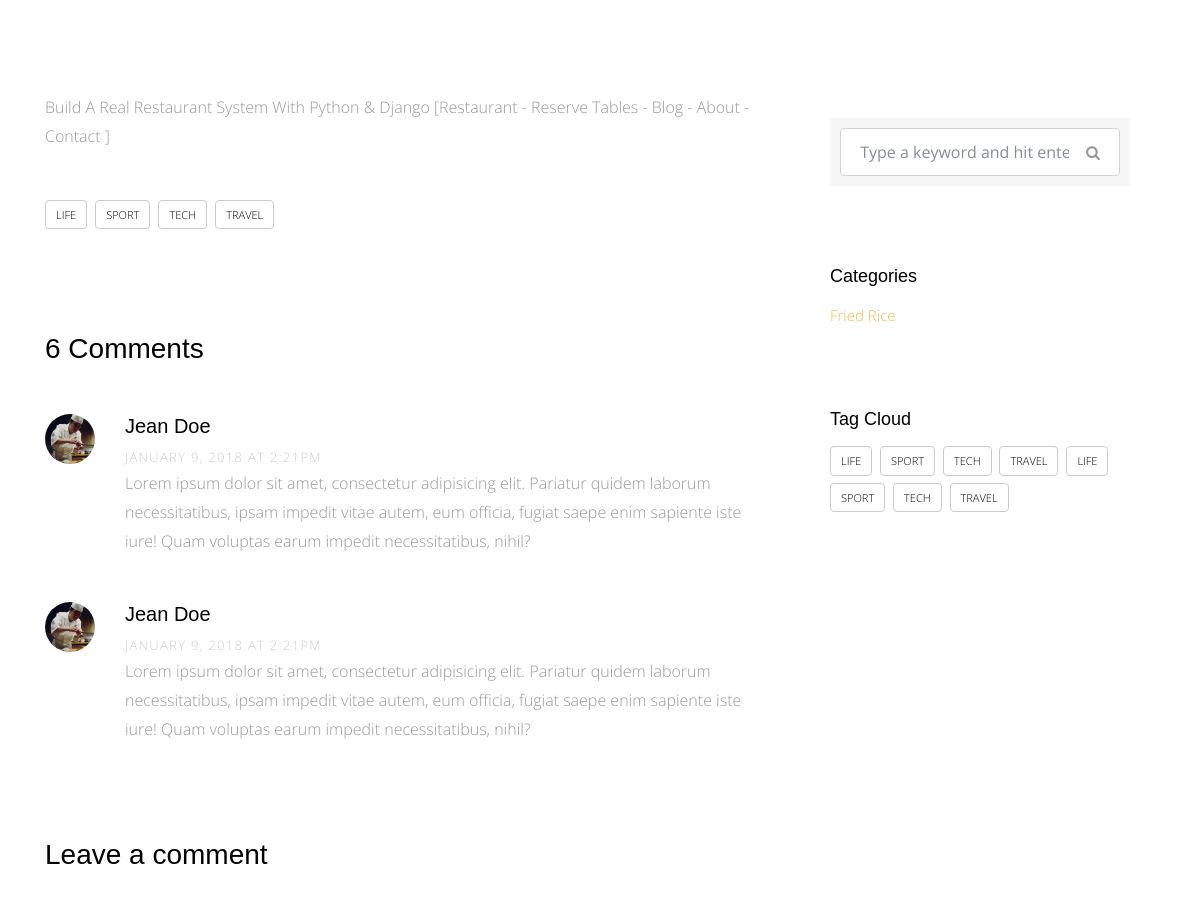
Before: /blog/1 (middle part) with the older database file.
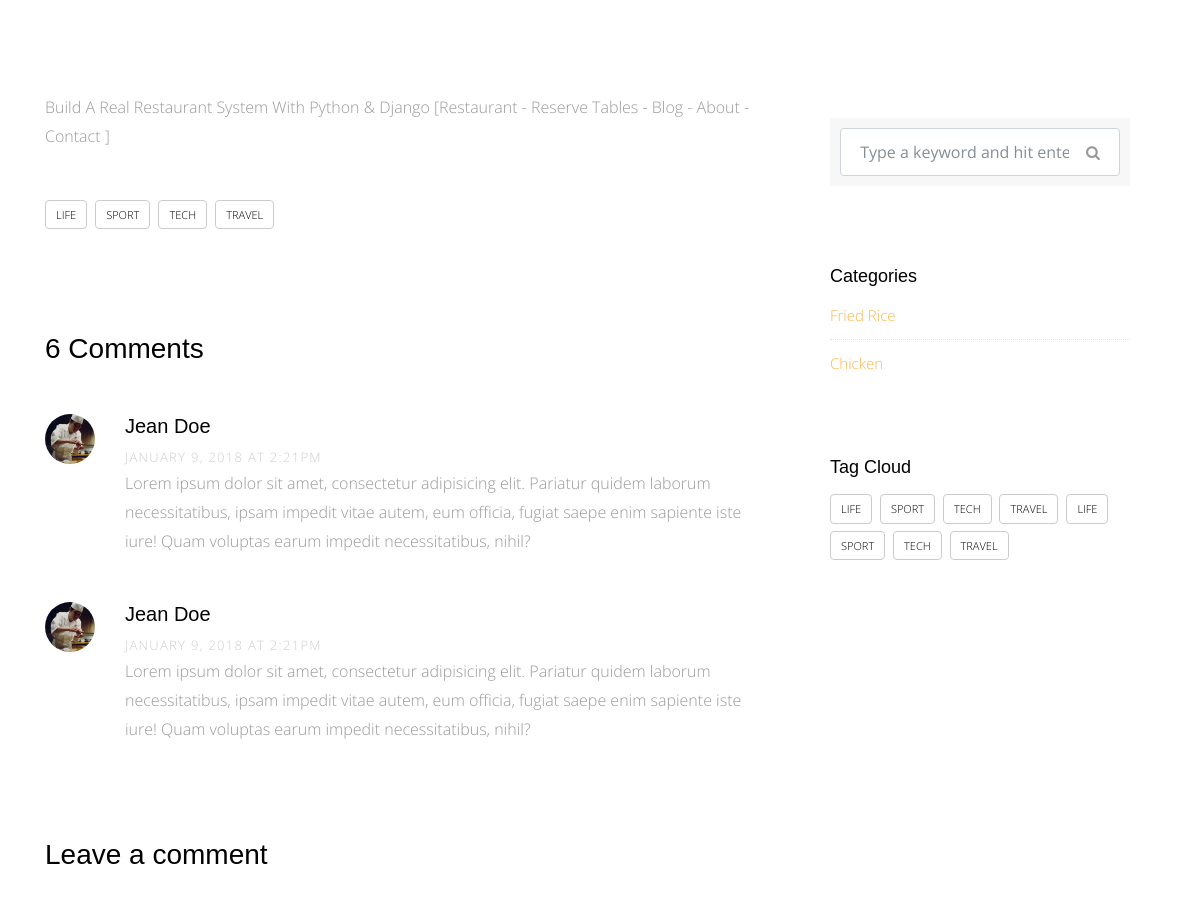
After: the same page with the newer database file.
### blog/models.py (models this page shows)
class Post(models.Model):
    title = models.CharField(max_length=155)
    content = models.TextField()
    author = models.ForeignKey(User, on_delete=models.CASCADE)
    image = models.ImageField(upload_to='blog/', blank=True, null=True)
    category = models.ForeignKey('Category', null=True, on_delete=models.SET_NULL)
    created  = models.DateTimeField(default=timezone.now)
    tags = TaggableManager(blank=True)
    class Meta:
        verbose_name = ' post'
        verbose_name_plural = 'posts'
    def __str__(self):
        return self.title

class Category(models.Model):
    category_name = models.CharField(max_length=150)
    class Meta:
        verbose_name = ' category'
        verbose_name_plural = 'catogires'
    def __str__(self):
        return self.category_name

### blog/views.py (the view)
# urls.py: path('<int:id>', views.post_detail, name='post_detail'),
def post_detail(request, id):
    post_detail = Post.objects.get(id=id)
    categories = Category.objects.all()
    return render(request, 'post/post_detail.html', {'post_detail':post_detail, 'categories':categories})

### blog/templates/post/post_detail.html (shortened to what this page needs)
{% extends 'base.html' %}
{% load static %}
{% block content %}
    <div class="main-wrap">
        <div class="section">
            <div class="container">
            <div class="row">
                <div class="col-md-8">
                <p>{{ post_detail.content }}</p>
                <div class="tag-widget post-tag-container mb-5 mt-5">
                    <div class="tagcloud">
                    <a href="#" class="tag-cloud-link">Life</a>
                    <a href="#" class="tag-cloud-link">Sport</a>
                    <a href="#" class="tag-cloud-link">Tech</a>
                    <a href="#" class="tag-cloud-link">Travel</a>
                    </div>
                </div>
                <div class="pt-5 mt-5">
                    <h3 class="mb-5">6 Comments</h3>
                    <ul class="comment-list">
                    <li class="comment">
                        <div class="vcard bio">
                        <img src="img/person_1.jpg" alt="Image placeholder">
                        </div>
                        <div class="comment-body">
                        <h3>Jean Doe</h3>
                        <div class="meta">January 9, 2018 at 2:21pm</div>
                        <p>Lorem ipsum dolor sit amet, consectetur adipisicing elit. Pariatur quidem laborum necessitatibus, ipsam impedit vitae autem, eum officia, fugiat saepe enim sapiente iste iure! Quam voluptas earum impedit necessitatibus, nihil?</p>
                        </div>
                    </li>
                    <li class="comment">
                        <div class="vcard bio">
                        <img src="img/person_1.jpg" alt="Image placeholder">
                        </div>
                        <div class="comment-body">
                        <h3>Jean Doe</h3>
                        <div class="meta">January 9, 2018 at 2:21pm</div>
                        <p>Lorem ipsum dolor sit amet, consectetur adipisicing elit. Pariatur quidem laborum necessitatibus, ipsam impedit vitae autem, eum officia, fugiat saepe enim sapiente iste iure! Quam voluptas earum impedit necessitatibus, nihil?</p>
                        </div>
                    </li>
                    </ul>
                    <div class="comment-form-wrap pt-5">
                    <h3 class="mb-5">Leave a comment</h3>
                    </div>
                </div>
                </div>
                <div class="col-md-4 sidebar">
                <div class="sidebar-box">
                    <form action="#" class="search-form">
                    <div class="form-group">
                        <span class="icon fa fa-search"></span>
                        <input type="text" class="form-control" placeholder="Type a keyword and hit enter">
                    </div>
                    </form>
                </div>
                <div class="sidebar-box">
                    <div class="categories">
                    <h3>Categories</h3>
                    {% for cat in categories %}
                    <li><a href="#">{{ cat }}</a></li>
                    {% endfor %}
                    </div>
                </div>
                <div class="sidebar-box">
                    <h3>Tag Cloud</h3>
                    <div class="tagcloud">
                    <a href="#" class="tag-cloud-link">Life</a>
                    <a href="#" class="tag-cloud-link">Sport</a>
                    <a href="#" class="tag-cloud-link">Tech</a>
                    <a href="#" class="tag-cloud-link">Travel</a>
                    <a href="#" class="tag-cloud-link">Life</a>
                    <a href="#" class="tag-cloud-link">Sport</a>
                    <a href="#" class="tag-cloud-link">Tech</a>
                    <a href="#" class="tag-cloud-link">Travel</a>
                    </div>
                </div>
                </div>
            </div>
            </div>
        </div>
    </div>
{% endblock %}

### templates/base.html (shortened to what this page needs)
{% load static %}
<!doctype html>
<html lang="en">
  <head>
    <link rel="stylesheet" href="{% static 'css/bootstrap.css' %}">
    <link rel="stylesheet" href="{% static 'css/animate.css' %}">
    <link rel="stylesheet" href="{% static 'css/owl.carousel.min.css' %}">
    <link rel="stylesheet" href="{% static 'css/magnific-popup.css' %}">
    <link rel="stylesheet" href="{% static 'css/aos.css' %}">
    <link rel="stylesheet" href="{% static 'css/bootstrap-datepicker.css' %}">
    <link rel="stylesheet" href="{% static 'css/jquery.timepicker.css' %}">
    <link rel="stylesheet" href="{% static 'fonts/ionicons/css/ionicons.min.css' %}">
    <link rel="stylesheet" href="{% static 'fonts/fontawesome/css/font-awesome.min.css' %}">
    <link rel="stylesheet" href="{% static 'fonts/flaticon/font/flaticon.css' %}">
    <link rel="stylesheet" href="{% static 'css/style.css' %}">
  </head>
  <body>
<div class="main-wrap">
  <div class="site-wrap">
    {% block content %}
    {% endblock %}
  </div>
</div>
  </body>
</html>

### static/css/style.css (style rules this page uses)
html { overflow-x: hidden; }
body { background: #fff; font-family: "Open Sans", cursive; font-size: 16px; line-height: 1.8; font-weight: 300; color: #999999; }
a { -webkit-transition: .3s all ease; -o-transition: .3s all ease; transition: .3s all ease; text-decoration: none; }
h1, h2, h3, h4, h5 { color: #000; font-family: "Playfair Display", Arial, sans-serif; }
.btn, .form-control { outline: none; }
.section { padding: 7em 0; }
.tagcloud a { text-transform: uppercase; display: inline-block; padding: 4px 10px; margin-bottom: 7px; margin-right: 4px; border-radius: 4px; color: #000; border: 1px solid #ccc; font-size: 11px; }
.comment-form-wrap { clear: both; }
.comment-list { padding: 0; margin: 0; }
.comment-list li { padding: 0; margin: 0 0 30px 0; float: left; width: 100%; clear: both; list-style: none; }
.comment-list li .vcard { width: 80px; float: left; }
.comment-list li .vcard img { width: 50px; border-radius: 50%; }
.comment-list li .comment-body { float: right; width: calc(100% - 80px); }
.comment-list li .comment-body h3 { font-size: 20px; }
.comment-list li .comment-body .meta { text-transform: uppercase; font-size: 13px; letter-spacing: .1em; color: #ccc; }
.search-form { background: #f7f7f7; padding: 10px; }
.search-form .form-group { position: relative; }
.search-form .form-group input { padding-right: 50px; }
.search-form .icon { position: absolute; top: 50%; right: 20px; -webkit-transform: translateY(-50%); -ms-transform: translateY(-50%); transform: translateY(-50%); }
.sidebar-box { margin-bottom: 30px; padding: 25px; font-size: 15px; width: 100%; float: left; background: #fff; }
.sidebar-box *:last-child { margin-bottom: 0; }
.sidebar-box h3 { font-size: 18px; margin-bottom: 15px; }
.categories li, .sidelink li { position: relative; margin-bottom: 10px; padding-bottom: 10px; border-bottom: 1px dotted #dee2e6; list-style: none; }
.categories li:last-child, .sidelink li:last-child { margin-bottom: 0; border-bottom: none; padding-bottom: 0; }
.categories li a, .sidelink li a { display: block; }

Changed rows visible on the page:
added Category: category_name "Chicken"
